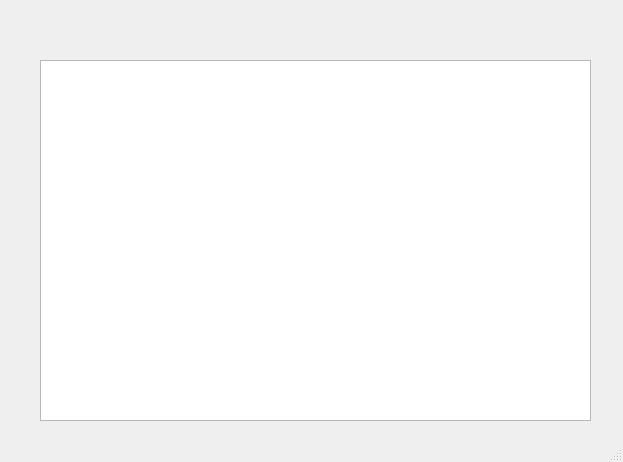
<?xml version="1.0" encoding="UTF-8"?>
<ui version="4.0">
 <class>Dialog</class>
 <widget class="QDialog" name="Dialog">
  <property name="geometry">
   <rect>
    <x>0</x>
    <y>0</y>
    <width>623</width>
    <height>462</height>
   </rect>
  </property>
  <property name="windowTitle">
   <string>Dialog</string>
  </property>
  <property name="sizeGripEnabled">
   <bool>true</bool>
  </property>
  <widget class="QTreeView" name="treeView">
   <property name="geometry">
    <rect>
     <x>40</x>
     <y>60</y>
     <width>551</width>
     <height>361</height>
    </rect>
   </property>
   <property name="autoFillBackground">
    <bool>true</bool>
   </property>
  </widget>
 </widget>
 <resources/>
 <connections/>
</ui>
